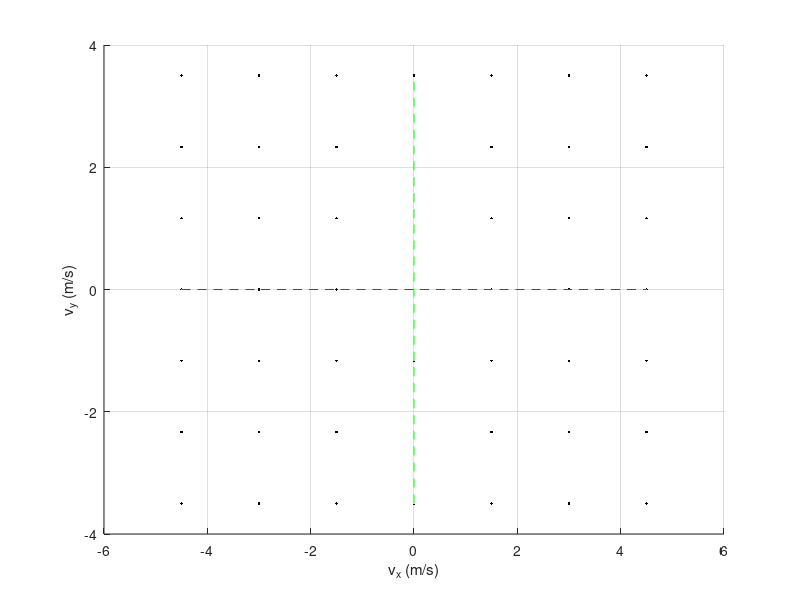

MATLAB code to generate this figure: (Note: this script raises an error after producing the figure.)
clear; clc;

%% velocity command spread

N_d = 7; % resolution of command discretization

vx_max = 4.5;
vy_max = 3.5;
omega_max = 7.5;


vx_sweep = linspace(-vx_max, vx_max, N_d);
vy_sweep = linspace(-vy_max, vy_max, N_d);
omega_sweep = linspace(-omega_max, omega_max, N_d);

[vx_grid, vy_grid, omega_grid] = meshgrid(vx_sweep, vy_sweep, omega_sweep);


figure;
hold on; grid on;
xlabel('v_x (m/s)'); ylabel('v_y (m/s)'); zlabel('\omega_z (rad/s)')
plot3(vx_sweep,zeros(1, N_d),zeros(1, N_d),'r--')
plot3(zeros(1, N_d),vy_sweep,zeros(1, N_d), 'g--')
plot3(zeros(1, N_d),zeros(1, N_d),omega_sweep, 'c--')
for i = 1:N_d
    l = plot3(vx_grid(:,:,i), vy_grid(:,:,i), omega_grid(:,:,i), 'k.');
    l.Color(4) = .5;
end
